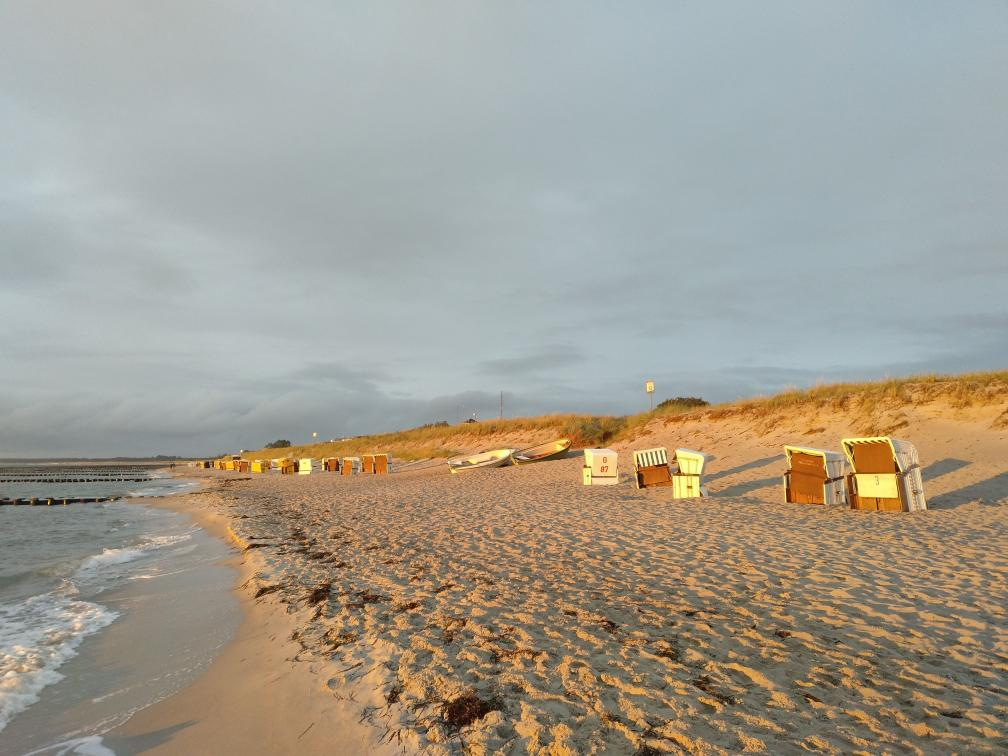
#> input picture Homework2/sea.jpg, 1008 x 756 px, found by its file name
$ jupyter execute --allow-errors 'Homework_(2).ipynb'
#> lines starting #> are read from the running program, lines starting #| are printed output that depends on the picture
# Prac 02
For this homework you will have to complete and implement the colour balancing for:
* Gray world algorithm
* Scale-by-max algorithm

You are free to use your own images. Experiment with more images and think about the effect each of the algorithms has on the resulting (balanced) image.

### Colour Balancing
In this notebook we will show different type of colour balancing making use of von Kries' hypothesis.

[cell 1]
import cv2
import numpy as np
from matplotlib import pyplot as plt
plt.rcParams['figure.figsize'] = [15, 5]

[cell 2]
img = cv2.imread('/content/sea.jpg')
#> img is the input picture: shape (756, 1008, 3); mean B, G, R 144.1, 156.8, 162.3
img = cv2.cvtColor(img, cv2.COLOR_BGR2RGB)
plt.imshow(img)

### White patch
In white patch algorithm we choose a group of pixels we know they should be white. We then scale the resulting image colour channels by this white patch.

[cell 3]
# Define white patch and the coefficients
row, col = 485, 864
white = img[row, col, :]
#> white = [252, 242, 127]
coeffs = 255.0/white
#> coeffs = [1.01, 1.05, 2.01]

# Apply white balancing and generate balanced image
balanced = np.zeros_like(img, dtype=np.float32)
for channel in range(3):
    balanced[..., channel] = img[..., channel] * coeffs[channel]
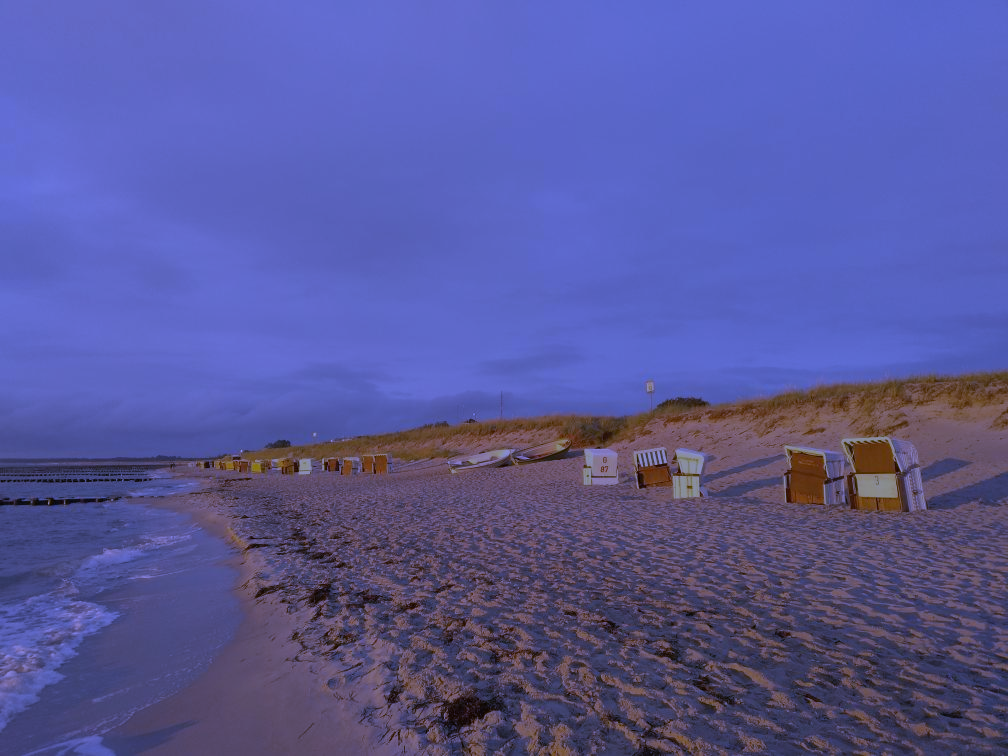
#> balanced: shape (756, 1008, 3) float32; mean R, G, B 164.2, 165.2, 289.2; drawn with min black and max white

# White patching does not guarantee that the dynamic range is preserved, images must be clipped.
balanced = balanced/255
balanced[balanced > 1] = 1
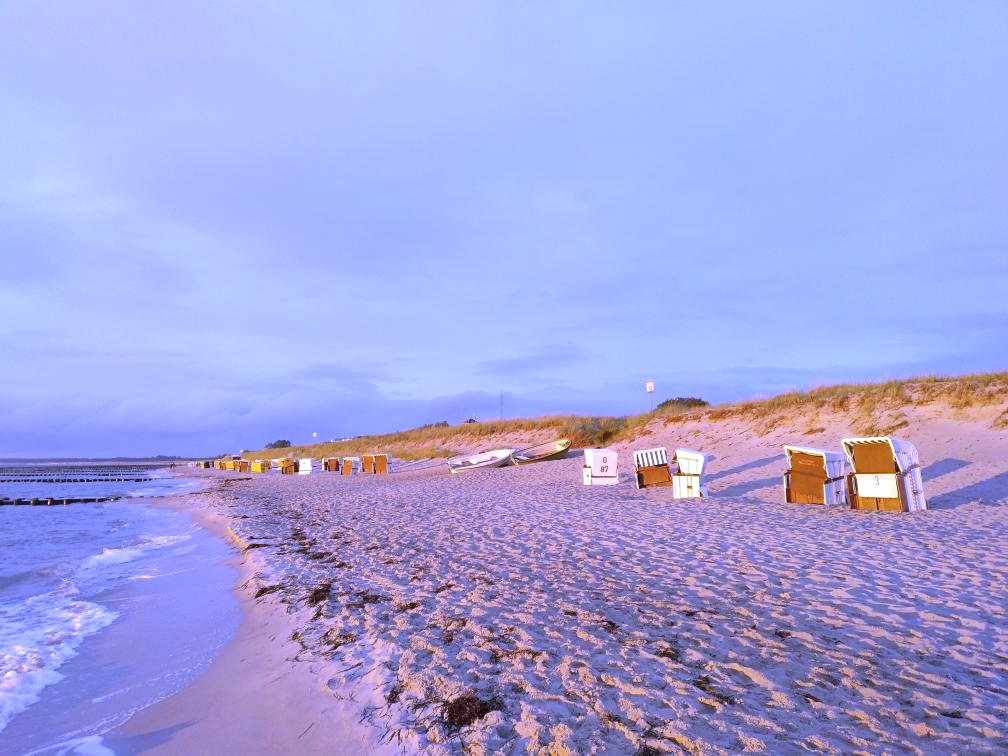
#> balanced: shape (756, 1008, 3) float32; mean R, G, B 0.644, 0.648, 0.879

plt.subplot(121), plt.imshow(img)
plt.subplot(122), plt.imshow(balanced)
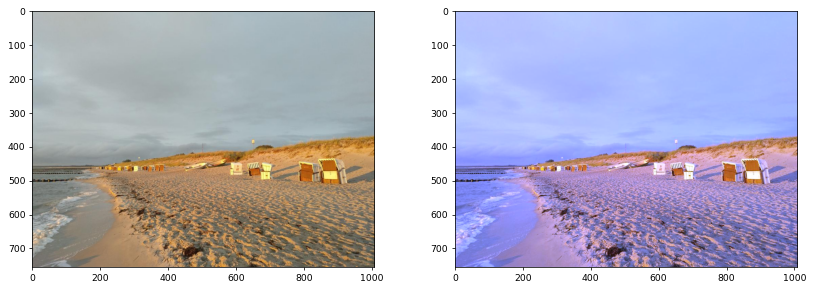
#> figure drawn by matplotlib, 2 panels

### Gray world
This algorithm assumes that a scene, on average, is gray.

[cell 4]
# Load your image
img = cv2.imread('/content/cat_9.jpg')
#> (the rest of this cell did not finish here and is left out)

### Scale-by-max
This is a straightforward algorithm that scales each colour channel by its maximum value. Note that it is sensitive to noise and saturations.

[cell 5]
# Load your image
img = cv2.imread('/content/910.jpg')
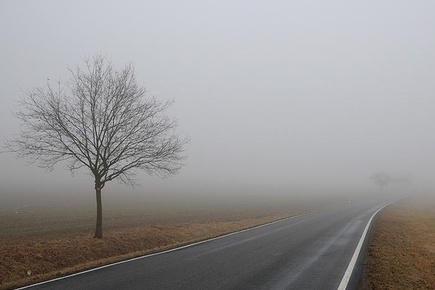
#> input picture Homework2/910.jpg, 435 x 290 px, found by its file name
#> img is the input picture: shape (290, 435, 3); mean B, G, R 150.5, 150.1, 151.7
img = cv2.cvtColor(img, cv2.COLOR_BGR2RGB)

# Compute the maximum values for all three colour channels (red, green, blue)
max_r = np.max(img[..., 0])
#> max_r = 209
max_g = np.max(img[..., 1])
#> max_g = 210
max_b = np.max(img[..., 2])
#> max_b = 220

# Apply scale-by-max balancing and generate the balanced image
balanced = np.zeros_like(img, dtype=np.float32)
balanced[..., 0] = img[..., 0] * (255.0 / max_r)
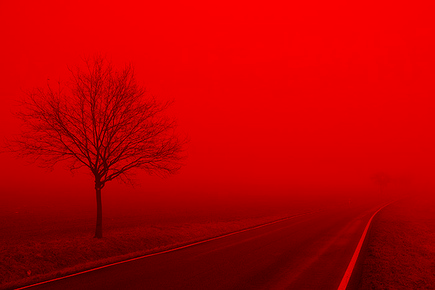
#> balanced: shape (290, 435, 3) float32; mean R, G, B 185.1, 0, 0
balanced[..., 1] = img[..., 1] * (255.0 / max_g)
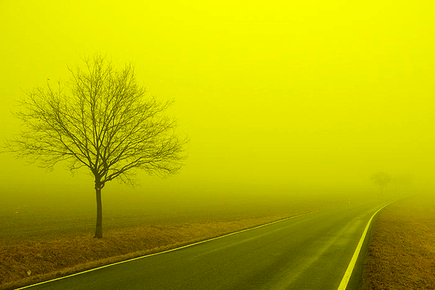
#> balanced: shape (290, 435, 3) float32; mean R, G, B 185.1, 182.3, 0
balanced[..., 2] = img[..., 2] * (255.0 / max_b)
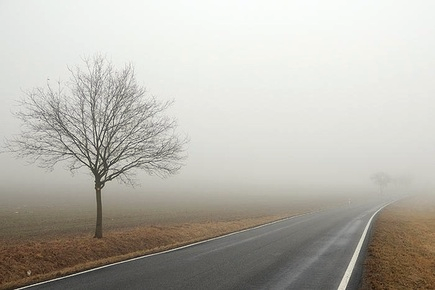
#> balanced: shape (290, 435, 3) float32; mean R, G, B 185.1, 182.3, 174.4
balanced = np.clip(balanced, 0, 255).astype(np.uint8)

plt.subplot(121), plt.imshow(img)
plt.subplot(122), plt.imshow(balanced)
